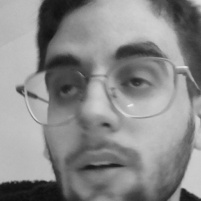
#> input picture src/face_recognition_feature/dataset/User.1.1.jpg, 201 x 201 px, given in place of the camera
$ python data_gathering.py
#> lines starting #> are read from the running program, lines starting #| are printed output that depends on the picture
import cv2
import os
cam = cv2.VideoCapture(0)
cam.set(3, 640) # set video width
cam.set(4, 480) # set video height
face_detector = cv2.CascadeClassifier('/home/pi/SDAA_Project/src/face_recognition_feature/haarcascade_frontalface_default.xml')
# For each person, enter one numeric face id
face_id = input('\n Enter user ID end press <Enter> ==>  ')
print("\n Initializing face capture. Look the camera and wait ...")
# Initialize individual sampling face count
count = 0
while(True):
    ret, img = cam.read()
#> img is the input picture: shape (201, 201, 3); min 14, max 233, mean 137.6
    img = cv2.rotate(img, cv2.ROTATE_180)
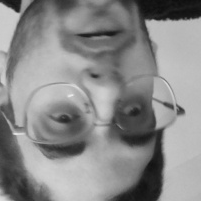
#> img: shape (201, 201, 3); min 14, max 233, mean 137.6
    gray = cv2.cvtColor(img, cv2.COLOR_BGR2GRAY)
    faces = face_detector.detectMultiScale(gray, 1.3, 5)
#> faces = ()
    for (x,y,w,h) in faces:
        cv2.rectangle(img, (x,y), (x+w,y+h), (255,0,0), 2)
        count += 1
        # Save the captured image into the datasets folder
        cv2.imwrite("/home/pi/SDAA_Project/src/face_recognition_feature/dataset/User." + str(face_id) + '.' + str(count) + ".jpg", gray[y:y+h,x:x+w])
        cv2.imshow('image', img)
#> this loop made 0 passes
#> after the loop, count = 0
    k = cv2.waitKey(100) & 0xff # Press 'ESC' for exiting video
#> (key Esc is pressed here)
    if k == 27:
        break
    elif count >= 30: # Take 30 face sample and stop video
         break
# Do a bit of cleanup
print("\n [INFO] Exiting Program and cleanup stuff")
cam.release()
cv2.destroyAllWindows()

$ run again, on src/face_recognition_feature/dataset/User.1.10.jpg
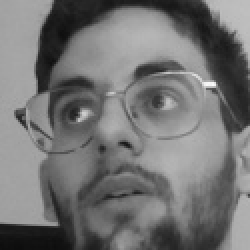
#> input picture src/face_recognition_feature/dataset/User.1.10.jpg, 125 x 125 px, given in place of the camera (shown 2 times larger)
#> img is the input picture: shape (125, 125, 3); min 13, max 250, mean 115.4
#> `img = cv2.rotate(img, cv2.ROTATE_180)`:
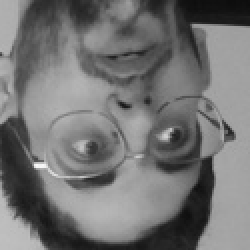
#> img: shape (125, 125, 3) (shown 2 times larger); min 13, max 250, mean 115.4
#> faces = ()
#> after the loop `for (x,y,w,h) in faces:`: count = 0

$ run again, on src/face_recognition_feature/dataset/User.1.12.jpg
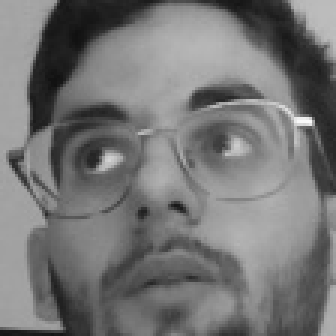
#> input picture src/face_recognition_feature/dataset/User.1.12.jpg, 112 x 112 px, given in place of the camera (shown 3 times larger)
#> img is the input picture: shape (112, 112, 3); min 16, max 249, mean 117.1
#> `img = cv2.rotate(img, cv2.ROTATE_180)`:
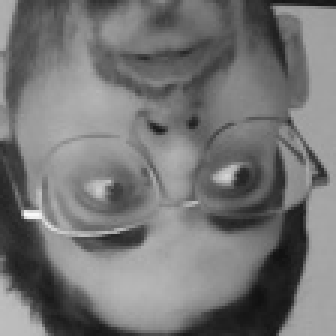
#> img: shape (112, 112, 3) (shown 3 times larger); min 16, max 249, mean 117.1
#> faces = ()
#> after the loop `for (x,y,w,h) in faces:`: count = 0
